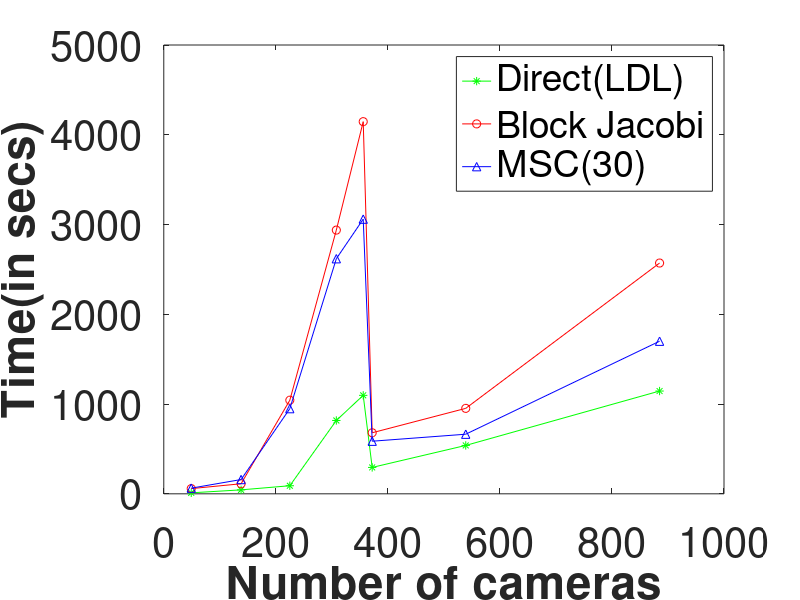

Reproduce this figure in MATLAB.
% To plot the memory requirements

%for 30 MSC blocks
% b_jacobi_mem = [19217160,49199616,117670344,141427968,162024696,242722080,381057120,442847160,605884608,1030508640];
% 
% msc_mem=[19255424,49375312,118528576,141719208,163715552,248045072,381651232,443591544,606821072,1033169544];


% b_jacobi_mem = [7641360,19579680,61359184,213299152,241762456,80121048,217654944,938095616];
% 
% msc_mem=[7686136,19845992,61984752,189434216,220246056,48475048,67909064,109743320];
% 
% 
% direct_mem = [7763760,23448024,53012496,253902216,308714520,72165216,106024536,182655504];
% 
% b_jacobi_mem = [31170774,7988283,12953810,23277506];
% 
% msc_mem=[29622119,6172150,8535290,13079639];
% 
% 
% direct_mem = [39262193,9166163,13453379,23131987];
% 
% 
% % % num_cam = [49,138,225,308,356,372,539,885];
% num_cam = [356,372,539,885];
% %num_col = [23769,60876,145617,200511,300384,476238,588039,688394];
% 
% %semilogy(b_jacobi_mem,num_col);
% plot(num_cam,b_jacobi_mem,'r-o',num_cam,msc_mem,'b-^',num_cam,direct_mem,'g-*');
% %hold on;
% %title('Memory requirement for direct solve, and block jacobi and MSC preconditioned GMRES');
% xlabel('Number of cameras','fontweight','bold','fontsize',16);
% ylabel('Size(in bytes)','fontweight','bold','fontsize',16);
% legend('Block Jacobi','MSC(30)','Direct','location','NorthEast','fontsize',30);
% set(gca,'fontsize',30);
% %saveas(gcf,'mem_compare_all.eps','epsc')
% saveas(gcf,'mem_compare_all.fig')


% G_mem = [35280,99360,25126672,23076376,33523608,153491424,841972736,336859072];
% MSC_30_mem = [80056,365672,1261736,1559976,1877608,3745544,13620440,15783112];
% %num_col = [23769,60876,145617,175020,200511,300384,588039,688394,934995,1590279];
% num_cam = [49,138,308,356,372,539,885,1642];
% 
%  plot(num_cam,G_mem,'r-^',num_cam,MSC_30_mem,'b-^');
% % %hold on;
% % title('Memory requirement for G block and 30 MSC blocks');
%  xlabel('Number of cameras','fontweight','bold');
%  ylabel('Size(in bytes)','fontweight','bold');
%  legend('Block G','MSC(30)');
% saveas(gcf,'~/mem_compare_G_MSC.eps','epsc')
% 
% for factor time
% G_mem = [35280,99360,25126672,23076376,33523608,153491424,841972736,336859072];
% MSC_30_mem = [80056,365672,1261736,1559976,1877608,3745544,13620440,15783112];
% num_col = [23769,60876,145617,175020,200511,300384,588039,688394,934995,1590279];
% num_cam = [49,138,225,308,356,372,539,885];
% 
%  plot(num_cam,G_mem,'r-^',num_cam,MSC_30_mem,'b-^');
% % %hold on;
% % title('Memory requirement for G block and 30 MSC blocks');
%  xlabel('Number of cameras','fontweight','bold');
%  ylabel('Size(in bytes)','fontweight','bold');
%  legend('Block G','MSC(30)');
%  set(gca,'fontsize',12);
% saveas(gcf,'mem_compare_G_MSC.eps','epsc')


% G_time = [0.018,0.048,0.215,1.59,1.98,0.135,0.403,2.848];
% MSC_30_lower_time = [0.016,0.039,0.173,1.553,1.736,0.129,0.204,0.401];
% %MSC_30_full_iters = [55,56,88,86,49,94,68,77,80,93];
% %num_col = [23769,60876,145617,175020,200511,300384,588039,688394,934995,1590279];
% num_cam = [49,138,225,308,356,372,539,885];
% 
% 
%  plot(num_cam,G_time,'r-o',num_cam,MSC_30_lower_time,'b-^');
% % %hold on;
% % title('#GMRES iters per LM iteration');
%  xlabel('Number of cameras','fontweight','bold','fontsize',16);
%  ylabel('Time(in secs)','fontweight','bold','fontsize',16);
%  legend('Block G','MSC(30)','location','NorthWest');
%  set(gca,'fontsize',12);
%  saveas(gcf,'time_compare_factor.eps','epsc')

direct_time = [11,44,90,817,1097,294,539,1145];
G_time = [58,112,1043,2938,4146,680,952,2571];
MSC_30_lower_time = [63,159,949,2619,3060,586,664,1700];
% MSC_30_full_time = [1.18,3.29,13.07,15.46,13.12,34.61,53.52,69.41,106,250.52];
% num_col = [23769,60876,145617,175020,200511,300384,588039,688394,934995,1590279];
num_cam = [49,138,225,308,356,372,539,885];

 plot(num_cam,direct_time,'g-*',num_cam,G_time,'r-o',num_cam,MSC_30_lower_time,'b-^');
% %hold on;
% title('Time(in secs) per LM iteration');
 xlabel('Number of cameras','fontweight','bold','fontsize',16);
 ylabel('Time(in secs)','fontweight','bold','fontsize',16);
 legend('Direct(LDL)','Block Jacobi','MSC(30)','location','NorthEast','fontsize',30);
 set(gca,'fontsize',30);
 %saveas(gcf,'time_compare_all.eps','epsc')
 saveas(gcf,'time_compare_all.fig')


% direct_error = [0.7337,0.8938,0.7043,0.8754,0.7444,0.693,0.7132,0.8028,0.7523,0.9951];
% G_error = [0.9661,0.8289,0.7311,0.7963,0,0.6932,0.7113,0.7706,0.7699,0];
% MSC_30_lower_error = [0,0.885,0.7421,0.6773,0.7676,0.7118,0.7202,0.798,1.12,0.8527];
% MSC_30_full_error = [0.8462,0.8938,0.7057,0.6788,0.73,0.7143,0.7178,0.7893,0.755,0.9566];
% num_col = [23769,60876,145617,175020,200511,300384,588039,688394,934995,1590279];
% 
% 
%  plot(num_col,direct_error,'m-^',num_col,G_error,'r-^',num_col,MSC_30_lower_error,'b-^',num_col,MSC_30_full_error,'g-^');
% % %hold on;
% title('Mean Reprojection Error for Lifted Schur Cost Function(Zero errors are erroneous)');
%  xlabel('No. of columns');
%  ylabel('Error');
%  legend('Direct(LDL)','Block Jacobi','MSC\_half(30)','MSC\_full(30)');
